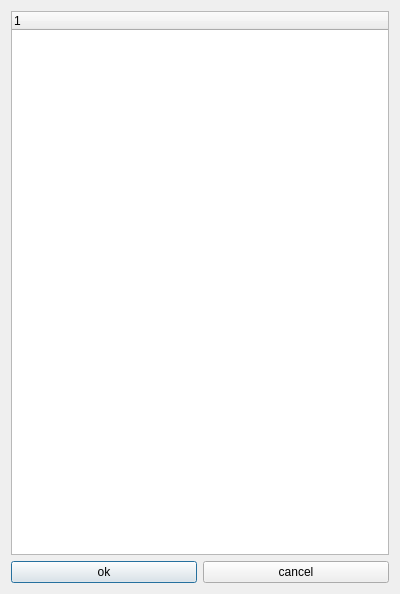
<?xml version="1.0" encoding="UTF-8"?>
<ui version="4.0">
 <class>CmdTakeBackControl</class>
 <widget class="QDialog" name="CmdTakeBackControl">
  <property name="geometry">
   <rect>
    <x>0</x>
    <y>0</y>
    <width>400</width>
    <height>594</height>
   </rect>
  </property>
  <property name="windowTitle">
   <string>Take back control</string>
  </property>
  <layout class="QVBoxLayout" name="verticalLayout">
   <item>
    <widget class="QTreeWidget" name="treeWidget">
     <column>
      <property name="text">
       <string notr="true">1</string>
      </property>
     </column>
    </widget>
   </item>
   <item>
    <layout class="QHBoxLayout" name="horizontalLayout">
     <item>
      <widget class="QPushButton" name="pushButtonOk">
       <property name="text">
        <string>ok</string>
       </property>
      </widget>
     </item>
     <item>
      <widget class="QPushButton" name="pushButtonCancel">
       <property name="text">
        <string>cancel</string>
       </property>
      </widget>
     </item>
    </layout>
   </item>
  </layout>
 </widget>
 <resources/>
 <connections>
  <connection>
   <sender>pushButtonCancel</sender>
   <signal>clicked()</signal>
   <receiver>CmdTakeBackControl</receiver>
   <slot>reject()</slot>
   <hints>
    <hint type="sourcelabel">
     <x>302</x>
     <y>287</y>
    </hint>
    <hint type="destinationlabel">
     <x>398</x>
     <y>191</y>
    </hint>
   </hints>
  </connection>
 </connections>
</ui>
